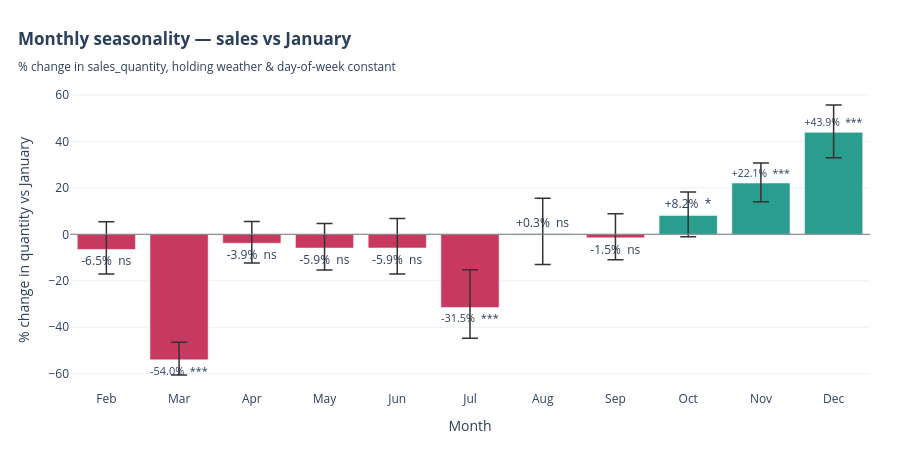

Notebook code for this chart:
### Code cell
import calendar

months = [str(i) for i in range(2, 13)]  # 2-12, January is reference
vals, err_lo, err_hi, pvals = [], [], [], []

for mo in months:
    term = f"C(month)[T.{mo}]"
    coef = model.params[term]
    lo, hi = model.conf_int().loc[term]
    p = model.pvalues[term]
    v = np.expm1(coef) * 100
    vals.append(v)
    err_lo.append(v - np.expm1(lo) * 100)
    err_hi.append(np.expm1(hi) * 100 - v)
    pvals.append(p)

month_names = [calendar.month_abbr[int(m)] for m in months]
text_labels = [f"{v:+.1f}%  {stars(p)}" for v, p in zip(vals, pvals)]
colors = ["#c7395f" if v < 0 else "#2a9d8f" for v in vals]

fig = go.Figure()
fig.add_trace(
    go.Bar(
        x=month_names,
        y=vals,
        marker_color=colors,
        error_y=dict(
            type="data",
            symmetric=False,
            array=err_hi,
            arrayminus=err_lo,
            color="#333",
            thickness=1.5,
            width=8,
        ),
        text=text_labels,
        textposition="outside",
        hovertemplate="<b>%{x}</b><br>%{y:+.2f}% vs January<extra></extra>",
    )
)
fig.add_hline(y=0, line_color="gray", line_width=1)

fig.update_layout(
    title=dict(
        text="<b>Monthly seasonality — sales vs January</b>"
        "<br><sub>% change in sales_quantity, holding weather & day-of-week constant</sub>",
        x=0.02,
        xanchor="left",
    ),
    yaxis_title="% change in quantity vs January",
    xaxis_title="Month",
    template="plotly_white",
    showlegend=False,
    height=460,
    margin=dict(l=70, r=30, t=90, b=70),
)
fig.show()

### Figure 1 — Plotly figure (JSON) as saved in the notebook; plotly's stock layout.template omitted (floating-point values rounded to 4 significant figures)
{"data": [{"error_y": {"array": [11.95, 7.596, 9.343, 10.59, 12.66, 16.32, 15.29, 10.37, 10.06, 8.591, 11.78], "arrayminus": [10.59, 6.519, 8.516, 9.518, 11.16, 13.18, 13.27, 9.381, 9.2, 8.026, 10.89], "color": "#333", "symmetric": false, "thickness": 1.5, "type": "data", "width": 8}, "hovertemplate": "<b>%{x}</b><br>%{y:+.2f}% vs January<extra></extra>", "marker": {"color": ["#c7395f", "#c7395f", "#c7395f", "#c7395f", "#c7395f", "#c7395f", "#2a9d8f", "#c7395f", "#2a9d8f", "#2a9d8f", "#2a9d8f"]}, "text": ["-6.5%  ns", "-54.0%  ***", "-3.9%  ns", "-5.9%  ns", "-5.9%  ns", "-31.5%  ***", "+0.3%  ns", "-1.5%  ns", "+8.2%  *", "+22.1%  ***", "+43.9%  ***"], "textposition": "outside", "type": "bar", "x": ["Feb", "Mar", "Apr", "May", "Jun", "Jul", "Aug", "Sep", "Oct", "Nov", "Dec"], "y": [-6.503, -54.03, -3.854, -5.884, -5.873, -31.52, 0.262, -1.526, 8.159, 22.09, 43.89]}], "layout": {"height": 460, "margin": {"b": 70, "l": 70, "r": 30, "t": 90}, "shapes": [{"line": {"color": "gray", "width": 1}, "type": "line", "x0": 0, "x1": 1, "xref": "x domain", "y0": 0, "y1": 0, "yref": "y"}], "showlegend": false, "title": {"text": "<b>Monthly seasonality — sales vs January</b><br><sub>% change in sales_quantity, holding weather & day-of-week constant</sub>", "x": 0.02, "xanchor": "left"}, "xaxis": {"title": {"text": "Month"}}, "yaxis": {"title": {"text": "% change in quantity vs January"}}}}
